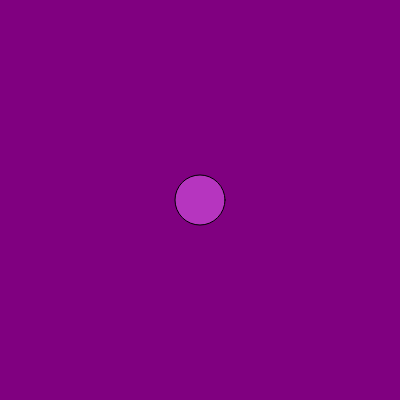
Frame 1 (no input)
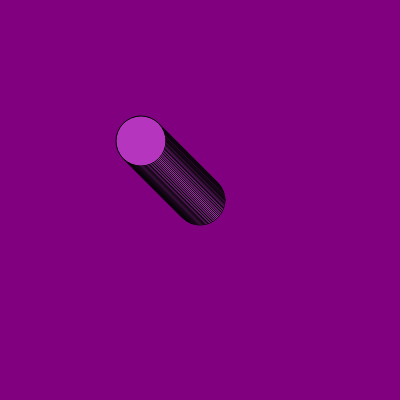
Frame 60 (no input)
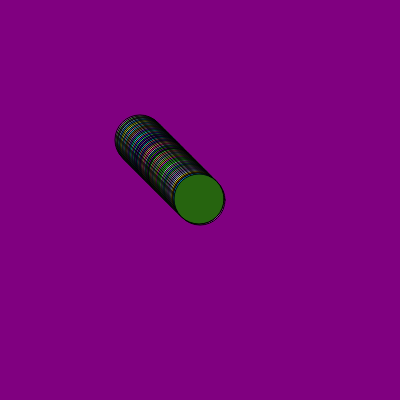
Frame 120 (the mouse pressed at the canvas centre since frame 60)

The p5.js sketch that drew these frames (run headless with seeded random() and noise() and a simulated clock; from frame 60 on, the mouse is pressed at the canvas centre):

// p5.js sketch
// ── sketch.js
let cor;
let posicaoHorizontal; // x
let posicaoVertical; // y

function setup() {
  
  createCanvas(400, 400);
  background("purple");
  cor = color(random(0, 255), random(0, 255), random(0, 255));
  posicaoHorizontal = 200;
  posicaoVertical = 200;
}

function draw() {
  
  fill(cor);
  circle(posicaoHorizontal, posicaoVertical, 50);

  if(mouseX < posicaoHorizontal) {
    posicaoHorizontal = posicaoHorizontal - 1;
  }
    
  if(mouseX > posicaoHorizontal) {
    posicaoHorizontal = posicaoHorizontal + 1;
  }
    
  if(mouseY < posicaoVertical) {
    posicaoVertical--;
  }
    
  if(mouseY > posicaoVertical) {
    posicaoVertical++;
  }
      
  if(mouseIsPressed) {
    cor = color(random(0, 255), random(0, 255), random(0, 255));
  }
   
  
  }
